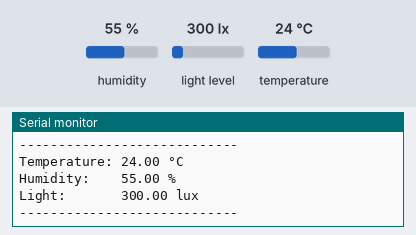
A sketch run on a simulated ESP32. On the bench: the last lines printed to the serial monitor. The inputs (shaded band) are chosen by the test bench; at power-on: humidity 55 %, light level 300 lx, temperature 24 °C.

Above: at 2.8 s.
2.9 s: humidity set to 22 %
At 4.3 s:
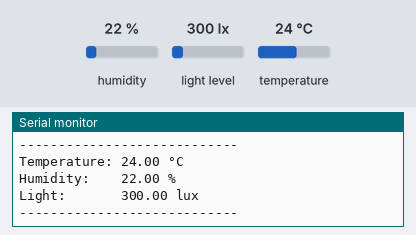
5.6 s: light level set to 40 lx
At 7.4 s:
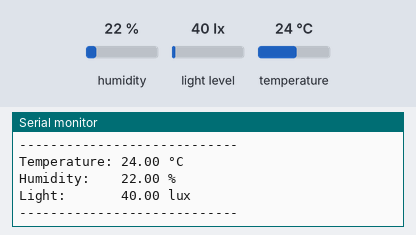
8.3 s: temperature set to 12 °C
11.0 s: light level set to 500 lx
At 12.9 s:
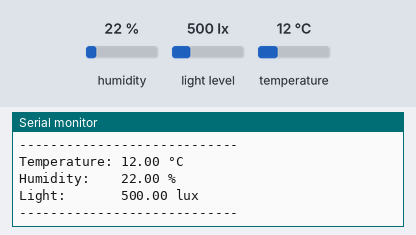
13.7 s: humidity set to 40 %
At 14.8 s:
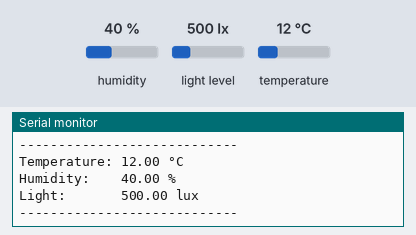
Timing chart, 0 to 16.7 s (numbered marks = the images above; inputs shaded):
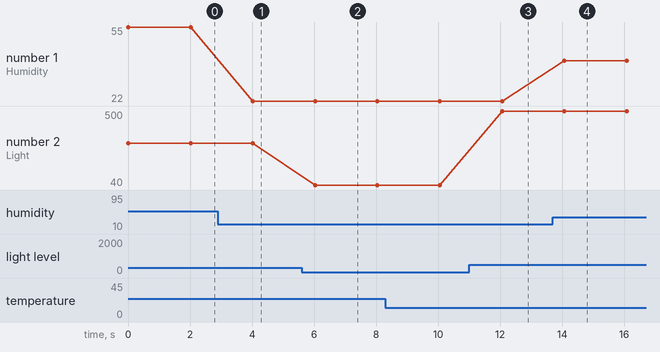

The sketch:

sensor_test.ino
```cpp
#include <Wire.h>
#include <BH1750.h>
#include <DHT.h>

// Pin definitions
#define SDA_PIN   26
#define SCL_PIN   27
#define DHT_PIN   25
#define DHT_TYPE  DHT22

// Sensor objects
BH1750 lightMeter;
DHT dht(DHT_PIN, DHT_TYPE);

void setup() {
  Serial.begin(115200);

  // Initialise I2C with custom pins
  Wire.begin(SDA_PIN, SCL_PIN);

  // Initialise BH1750
  if (lightMeter.begin(BH1750::CONTINUOUS_HIGH_RES_MODE)) {
    Serial.println("BH1750 initialised successfully");
  } else {
    Serial.println("BH1750 init failed — check wiring");
  }

  // Initialise DHT22
  dht.begin();
  Serial.println("DHT22 initialised");
  Serial.println("----------------------------");
}

void loop() {
  // Read BH1750
  float lux = lightMeter.readLightLevel();

  // Read DHT22 (needs at least 2 seconds between readings)
  float temperature = dht.readTemperature();
  float humidity    = dht.readHumidity();

  // Check for DHT22 read failure
  if (isnan(temperature) || isnan(humidity)) {
    Serial.println("DHT22 read failed — check wiring");
  } else {
    Serial.print("Temperature: "); Serial.print(temperature); Serial.println(" °C");
    Serial.print("Humidity:    "); Serial.print(humidity);    Serial.println(" %");
    Serial.print("Light:       "); Serial.print(lux);         Serial.println(" lux");
    Serial.println("----------------------------");
  }

  delay(2000); // DHT22 needs 2 seconds minimum between reads
}
```

Measured:
- after the input at 2.9 s, the serial monitor: prints a new line after 1.1 s (image 1)
- after the input at 5.6 s, the serial monitor: prints a new line after 0.43 s (image 2)
- after the input at 11.0 s, the serial monitor: prints a new line after 1.1 s (image 3)
- after the input at 13.7 s, the serial monitor: prints a new line after 0.37 s (image 4)
- plotted number 1: 22 → 40 after the input at 13.7 s
- plotted number 2: 300 → 40 after the input at 5.6 s, 40 → 500 after the input at 11.0 s
